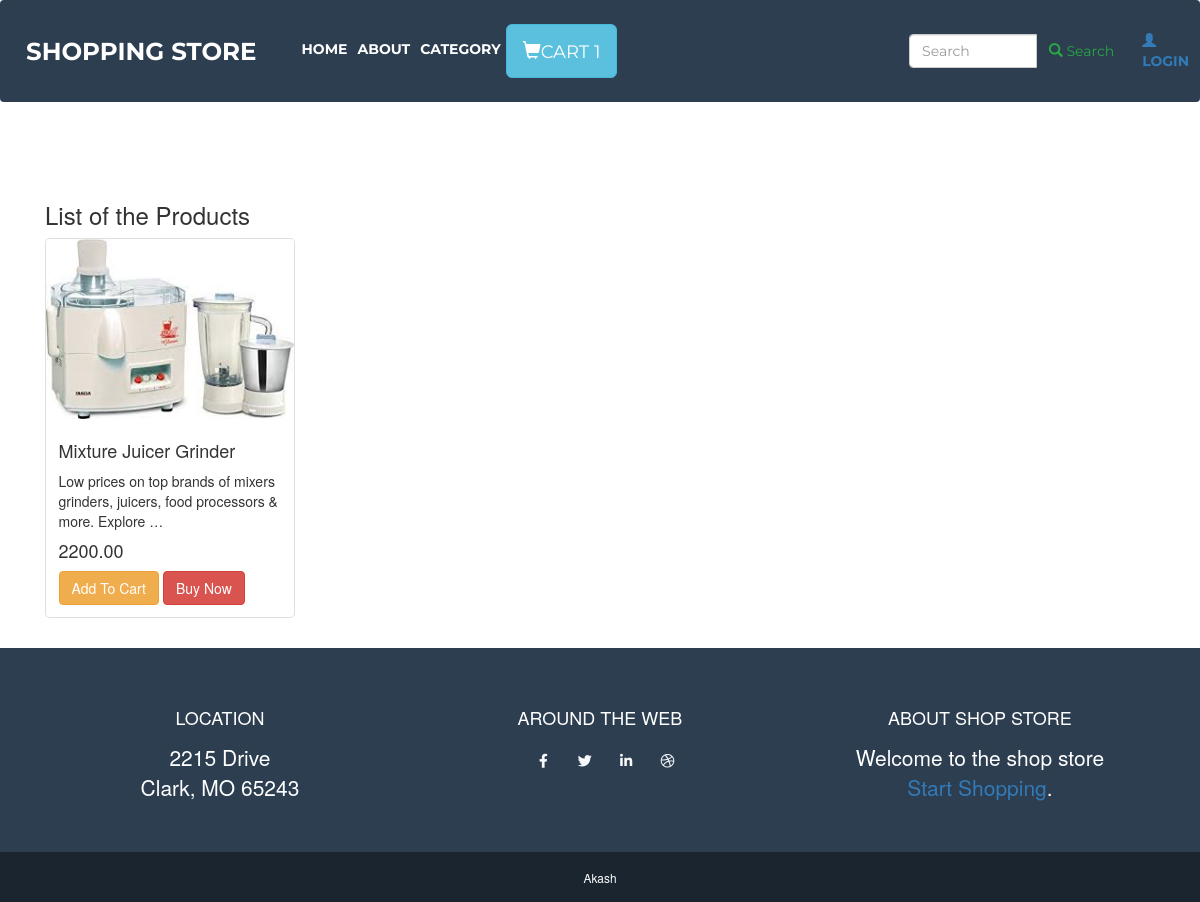
The page /category/category_product/10/ on the database its author committed.
### cart/models.py (models this page shows, shortened)
class OrderProduct(models.Model):
    owner = models.ForeignKey(User,null=True,blank=True,on_delete=models.CASCADE)
    ref_code = models.CharField(max_length= 15)
    is_ordered = models.BooleanField(default= False)
    items = models.ManyToManyField(ProductCart)
    date_ordered = models.DateTimeField(auto_now_add=True)
    session_key = models.CharField(max_length=40,blank=True,null=True)

### products/models.py (models this page shows, shortened)
class Product(models.Model):
    title           = models.CharField(max_length=120)
    description     = models.TextField()
    price           = models.DecimalField(decimal_places=2, max_digits=20, default=39.99)
    image           = models.ImageField(upload_to='images/')
    featured        = models.BooleanField(default=False)
    active          = models.BooleanField(default=True)
    timestamp       = models.DateTimeField(auto_now_add=True)
    category        = models.ForeignKey(CategoryType,on_delete=models.CASCADE)
    is_digital      = models.BooleanField(default=False) # User Library
    objects = ProductManager()

### category/views.py (the view)
# urls.py: path('category_product/<int:pk>/', views.ProductListCategory.as_view(), name='category_product'),
class ProductListCategory(ListView):
    template_name = 'category/product_category.html'
    model = Product
    def get_queryset(self, *args, **kwargs):
        cat_id = CategoryType.objects.filter(id=self.kwargs['pk']).first()
        return Product.objects.filter(category = cat_id)

### cart/context_processor.py (called while the page is built)
def cart(request):
    cart = settings.CART_SESSION_ID
    return {'cart':cart}

### cart/templatetags/add_tags.py (called while the page is built)
@register.simple_tag
def cart_item_count(user,key):
    try:
        count = OrderProduct.objects.filter(owner__username =user,session_key=key,is_ordered=False)[0].items.count()
        return count
    except:
        return 0

### products/models.py (called while the page is built)
    def get_queryset(self):
        return ProductQuerySet(self.model, using=self._db)

### category/templates/category/product_category.html
{% extends 'base/index.html' %} {% load static %} {% block pagecontent %}
<section class="page-section portfolio" id="portfolio">
        <div class="container">
            <h3>List of the Products</h3>
            <div class="row">
{% for obj in object_list %}
{% include 'products/card.html' with instance=obj %}
 {% endfor %}
</div>
</div>
</section>
{% endblock %}

### templates/base/index.html (shortened to what this page needs)
<!DOCTYPE html> {% load static %} {% load add_tags   %}
<html lang="en">
<head>
  <link href="{% static 'vendor/fontawesome-free/css/all.min.css' %}" rel="stylesheet" type="text/css">
  <link href="{% static  'css/freelancer.min.css' %}" rel="stylesheet">
  <link rel="stylesheet" href="https://maxcdn.bootstrapcdn.com/bootstrap/3.4.0/css/bootstrap.min.css">
</head>
<body id="page-top">
  <nav class="navbar navbar-expand-lg bg-secondary text-uppercase fixed-top" id="mainNav">
    <div class="container">
      <a class="navbar-brand js-scroll-trigger" href="{% url 'products:list' %}">Shopping Store</a>
      <div class="collapse navbar-collapse" id="navbarResponsive">
        <ul class="navbar-nav mr-auto">
          <li class="nav-item active">
            <a class="nav-link" href="{% url 'products:list' %}">Home
            </a>
          </li>
          <li class="nav-item">
            <a class="nav-link" href="{% url 'products:about' %}">About</a>
          </li>
          <li class="nav-item">
            <a class="nav-link" href="{% url 'category:category_list' %}">Category</a>
          </li>
          <li class="nav-item">
            {% if  request.user.is_authenticated %}
                <a href="{% url 'cart:order_summary' %}" class="btn btn-info btn-lg">
                  <span class="glyphicon glyphicon-shopping-cart"></span>Cart {% cart_item_count user=request.user.username key='cart'  %}
                </a>
            {% else  %}
              <a href="{% url 'cart:order_summary' %}" class="btn btn-info btn-lg">
                   <span class="glyphicon glyphicon-shopping-cart"></span>Cart {% cart_item_count user=None key=cart %}
            </a>
            {% endif %}
          </li>
        </ul>
      </div>
    </div>
    {% include 'search/search-form.html' %}
    <ul class="nav navbar-nav navbar-right">
      <li>
              <a href="{% url 'accounts:login' %}">
                <span class="glyphicon glyphicon-user"></span>Login
              </a>
      </li>
    </ul>
  </nav>
  {% block pagecontent %} {% endblock %}
  <footer class="footer text-center">
    <div class="container">
      <div class="row">
        <div class="col-lg-4 mb-5 mb-lg-0">
          <h4 class="text-uppercase mb-4">Location</h4>
          <p class="lead mb-0">2215  Drive
            <br>Clark, MO 65243</p>
        </div>
        <div class="col-lg-4 mb-5 mb-lg-0">
          <h4 class="text-uppercase mb-4">Around the Web</h4>
          <a class="btn btn-outline-light btn-social mx-1" href="#">
            <i class="fab fa-fw fa-facebook-f"></i>
          </a>
          <a class="btn btn-outline-light btn-social mx-1" href="#">
            <i class="fab fa-fw fa-twitter"></i>
          </a>
          <a class="btn btn-outline-light btn-social mx-1" href="#">
            <i class="fab fa-fw fa-linkedin-in"></i>
          </a>
          <a class="btn btn-outline-light btn-social mx-1" href="#">
            <i class="fab fa-fw fa-dribbble"></i>
          </a>
        </div>
        <div class="col-lg-4">
          <h4 class="text-uppercase mb-4">About shop Store</h4>
          <p class="lead mb-0">Welcome  to the shop store<br>
            <a href="#">Start Shopping</a>.</p>
        </div>
      </div>
    </div>
  </footer>
  <section class="copyright py-4 text-center text-white">
    <div class="container">
      <small>Akash </small>
    </div>
  </section>
</body>
</html>

### products/templates/products/card.html (shortened to what this page needs)
{% load static %}
<div class="col-md-4">
  <div class="card" style="width: 25rem;">
    {% if instance.image %}
    <a href="/details/{{instance.pk}}/">
      <img class="card-img-top" src="{{ instance.image.url }}" alt="{{ instance.title}} logo">
    </a>
    {% endif %}
    <div class="card-body">
      <h4 class="card-title" id ="title">{{ instance.title }}</h4>
      <p class="card-text">{{ instance.description|linebreaks|truncatewords:14 }}</p>
      <h4 class="card-price" id ="products">{{ instance.price }}</h4>
      <div>
      {% include 'products/cart_form.html' with instance=obj %}
    </div>
    </div>
  </div>
</div>

### products/templates/products/cart_form.html (shortened to what this page needs)
<form method='POST' action='/cart/{{instance.pk}}/' class="form my-2 my-lg-0 search-form">
       <button type="submit" class="btn btn-warning">Add To Cart</button>
       <a href="{% url   'cart:buy_now' instance.pk  %}" class="btn btn-danger">Buy Now</a>
</form>

### rows shown on the page
OrderProduct: id "1"
Product: image (picture), title "Mixture Juicer Grinder", description "Low prices on top brands of mixers grinders, juicers, food processors & more. Explore …", price "2200.00"
